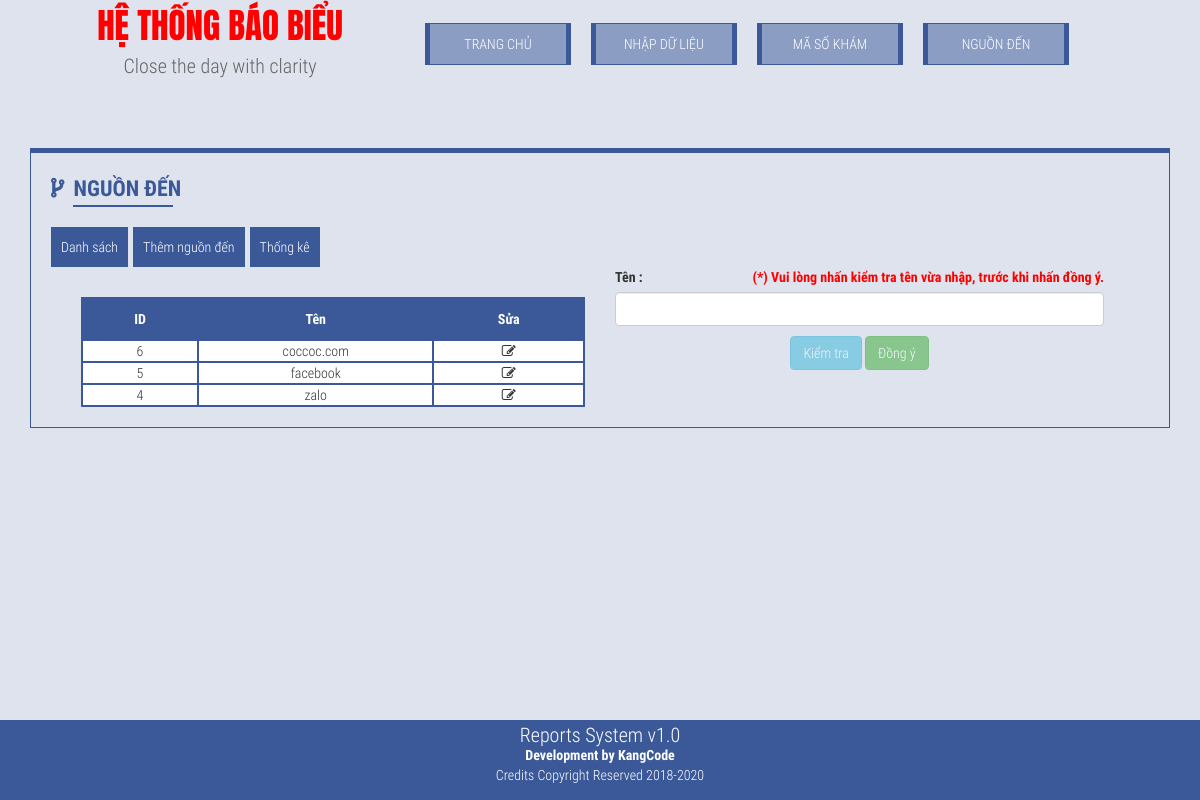
Before: /index.php?page=ndlist with the older database file.
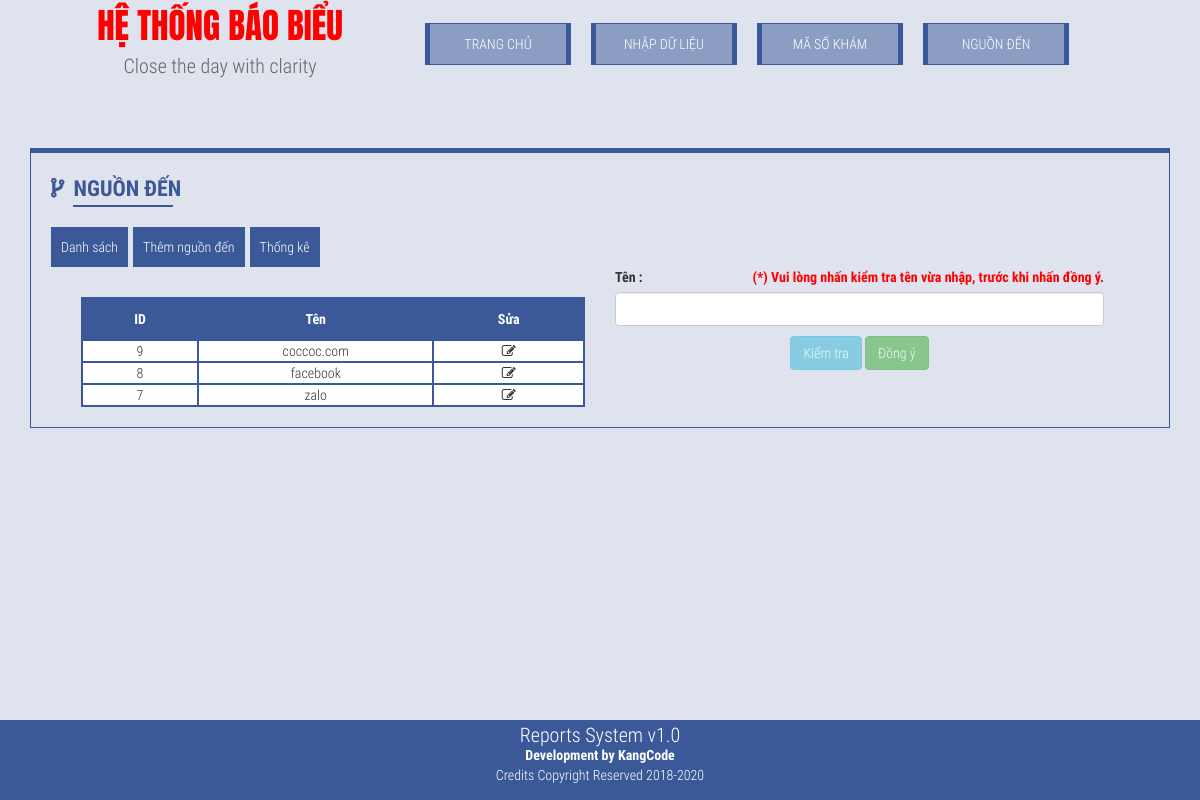
After: the same page with the newer database file.
### tables this page shows
CREATE TABLE `nguonden` (
  `id` int(10) NOT NULL,
  `nguonden` varchar(100) NOT NULL
);

### templates/dsnd.php (the view, shortened to what this page needs)
<div class="container-fluid">
    <div class="col-sm-6">
        <br>
        <div class="row">
           <table class="bangdulieu">
              <tr>
                  <td>ID</td>
                  <td>Tên</td>
                  <td>Sửa</td>
              </tr>
            <?php
            $sql = "SELECT * FROM nguonden ORDER BY id DESC";
            if ($result = $conn->query($sql)) {
                while ($row = $result->fetch_assoc()) {
                    ?>
                    <tr>
                  <td><?php echo $row['id']; ?></td>
                  <td><?php echo $row['nguonden']; ?></td>
                  <td class="suanguonden" data-id="<?php echo $row['id']; ?>"><i class="fa fa-pencil-square-o"></i></td>
                    </tr>
                    <?php
                }
            }
            ?>
            </table>
        </div>
    </div>
    <div class="col-sm-6">
        <label>Tên :</label><span style="color:red;font-weight:bolder;float:right;">(*) Vui lòng nhấn kiểm tra tên vừa nhập, trước khi nhấn đồng ý.</span>
        <input type="text" class="form-control osuaten" /><br>
        <input type="hidden" class="form-control oid" /><br>
        <br>
        <div style="text-align:center">
        <button type="button" class="btn btn-info ktbut" disabled="disabled">Kiểm tra</button>
        <button type="button" class="btn btn-success dybut" disabled="disabled">Đồng ý</button>
        </div>
    </div>
</div>

Changed rows visible on the page:
removed nguonden: id "6", nguonden "coccoc.com"
removed nguonden: id "5", nguonden "facebook"
removed nguonden: id "4", nguonden "zalo"
added nguonden: id "9", nguonden "coccoc.com"
added nguonden: id "8", nguonden "facebook"
added nguonden: id "7", nguonden "zalo"
